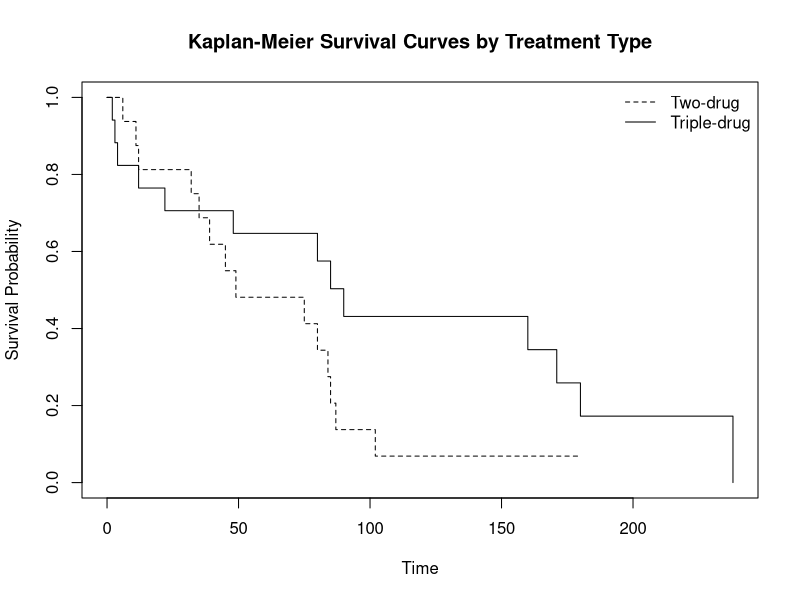
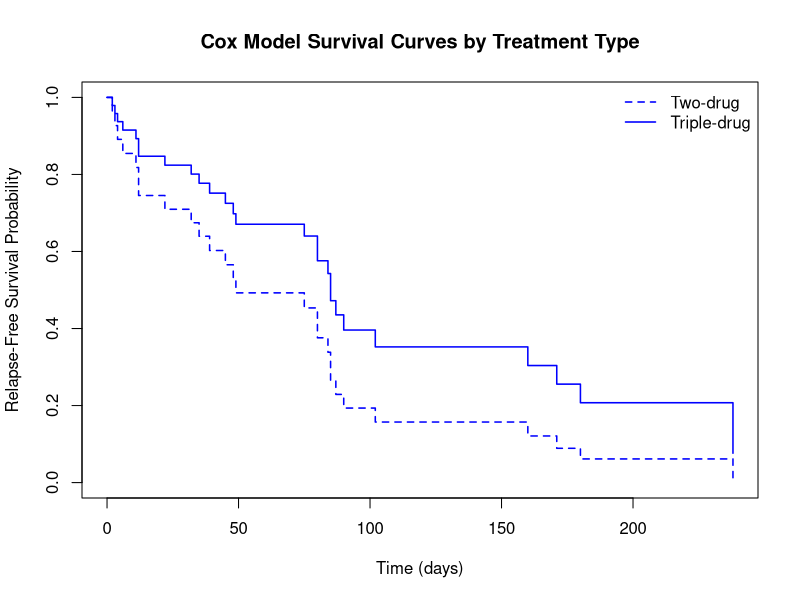

These figures' R source, in order:
# ============================================================
# HIV TREATMENT SURVIVAL ANALYSIS
# ============================================================
# Objective:
# Compare relapse-free survival between two-drug and triple-drug HIV treatments using survival analysis.
#
# Methods:
# - Kaplan-Meier survival estimation
# - Survival probabilities and confidence intervals
# - Cox proportional hazards regression
# - Proportional hazards diagnostics
# ============================================================

# ============================================================
# 1. DATA IMPORT & PREPARATION
# ============================================================

# Load package for survival analysis:
library(survival)

# Import HIV treatment dataset
hiv <- read.csv("data/HIV_Treatment_Data.csv")

# Inspect dataset structure
str(hiv)
head(hiv)

# Define the order of treatment groups 
hiv$treatment <- factor(hiv$treatment, levels = c("Two-drug", "Triple-drug"))

# Create survival object using relapse times and event status
hiv_surv <- Surv(time = hiv$time, event = hiv$status)

# ============================================================
# 2. KAPLAN-MEIER SURVIVAL ANALYSIS
# ============================================================

# Estimate relapse-free survival separately for each treatment group
km_fit <- survfit(hiv_surv ~ treatment, data = hiv)

# Plot Kaplan-Meier survival curves
plot(km_fit,
     lty = 2:1,
     xlab = "Time",
     ylab = "Survival Probability",
     main = "Kaplan-Meier Survival Curves by Treatment Type")

# Add treatment key to top right of the graph
legend("topright", legend =  levels(hiv$treatment), lty = 2:1, bty = "n")

# ============================================================
# 3. SURVIVAL PROBABILITIES AND CONFIDENCE INTERVALS
# ============================================================

# Estimate relapse-free survival probabilities at day 120
km_120 <- summary(km_fit, times = 120)

# Output survival estimates and confidence intervals
km_120

# Output lower and upper 95% confidence limits
km_120$lower
km_120$upper

# ============================================================
# 4. COX PROPORTIONAL HAZARDS REGRESSION
# ============================================================

# Fit Cox model to assess the association between treatment type and hazard of CD4 relapse
cox_fit <- coxph(hiv_surv ~ treatment, data = hiv)

# Output the regression coefficients, hazard ratio, confidence intervals, and statistical significance. 
summary(cox_fit)

# Create dataset containing both treatment groups.
cox_groups <- data.frame( treatment = factor(c("Two-drug", "Triple-drug"), levels = levels(hiv$treatment)))

# Estimate Cox model survival curves for both treatment groups
cox_surv <- survfit(cox_fit, newdata = cox_groups)

# Plot Cox model survival curves for both treatment groups
plot(cox_surv,
     col = "blue",
     lty = 2:1,
     lwd = 1.5,
     conf.int = FALSE,
     xlab = "Time (days)",
     ylab = "Relapse-Free Survival Probability",
     main = "Cox Model Survival Curves by Treatment Type")

# Add treatment key to the top right of the graph
legend("topright",
       legend = levels(hiv$treatment),
       col = "blue",
       lty = 2:1,
       lwd = 1.5,
       bty = "n")
